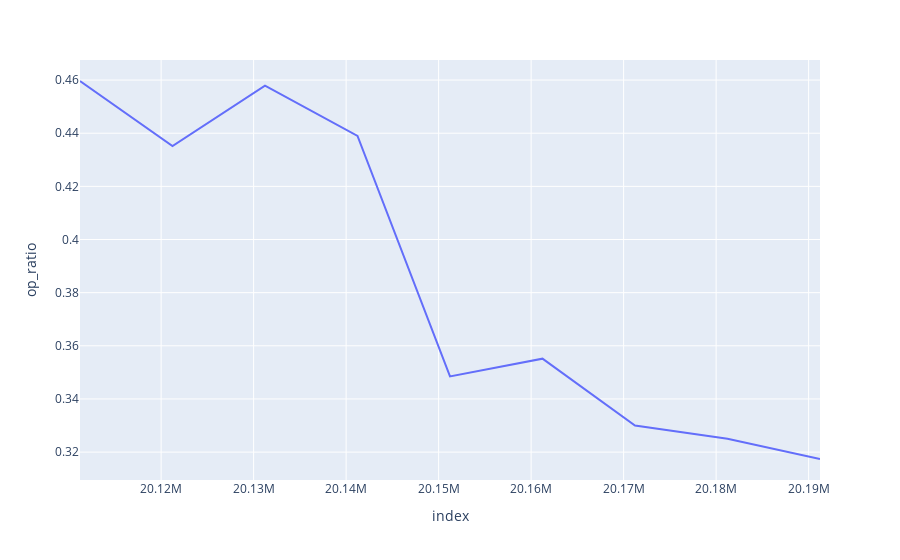

Here is the notebook cell this chart was saved with:
### Code cell
balancesheet['op_ratio'] = balancesheet[cols_op.keys()].sum(axis=1)/balancesheet['total_assets']
px.line(balancesheet,y='op_ratio')

### Figure 1 — Plotly figure (JSON) as saved in the notebook; plotly's stock layout.template omitted (floating-point values rounded to 4 significant figures)
{"data": [{"hovertemplate": "index=%{x}<br>op_ratio=%{y}<extra></extra>", "legendgroup": "", "line": {"color": "#636efa", "dash": "solid"}, "mode": "lines", "name": "", "orientation": "v", "showlegend": false, "type": "scatter", "x": ["20111231", "20121231", "20131231", "20141231", "20151231", "20161231", "20171231", "20181231", "20191231"], "xaxis": "x", "y": [0.4596, 0.4351, 0.4579, 0.439, 0.3485, 0.3552, 0.33, 0.325, 0.3174], "yaxis": "y"}], "layout": {"legend": {"tracegroupgap": 0}, "margin": {"t": 60}, "xaxis": {"anchor": "y", "domain": [0, 1], "title": {"text": "index"}}, "yaxis": {"anchor": "x", "domain": [0, 1], "title": {"text": "op_ratio"}}}}
